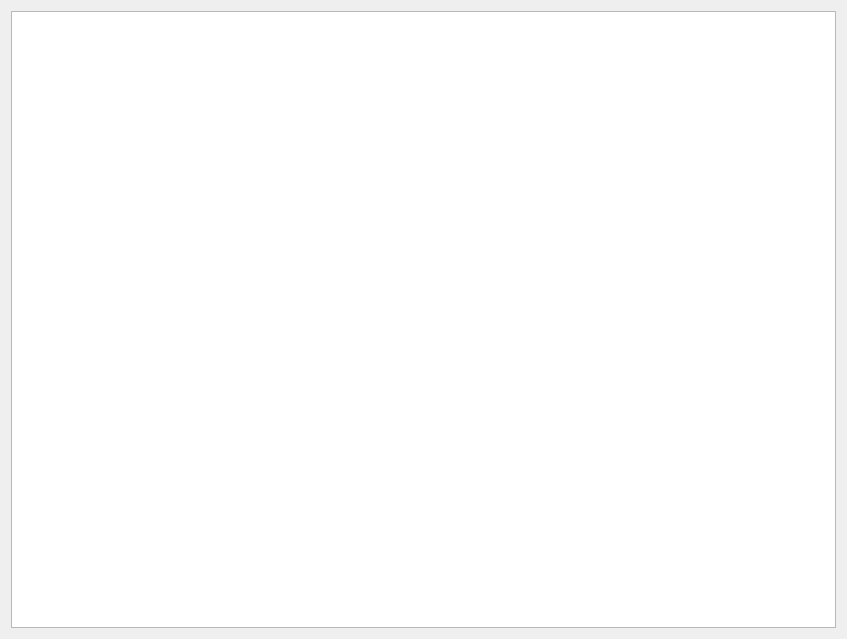
<?xml version="1.0" encoding="UTF-8"?>
<ui version="4.0">
 <class>Form</class>
 <widget class="QWidget" name="Form">
  <property name="geometry">
   <rect>
    <x>0</x>
    <y>0</y>
    <width>847</width>
    <height>639</height>
   </rect>
  </property>
  <property name="windowTitle">
   <string>Form</string>
  </property>
  <layout class="QGridLayout" name="gridLayout">
   <item row="0" column="0">
    <widget class="QTableView" name="tableViewLocationTypes"/>
   </item>
  </layout>
 </widget>
 <resources/>
 <connections/>
</ui>
